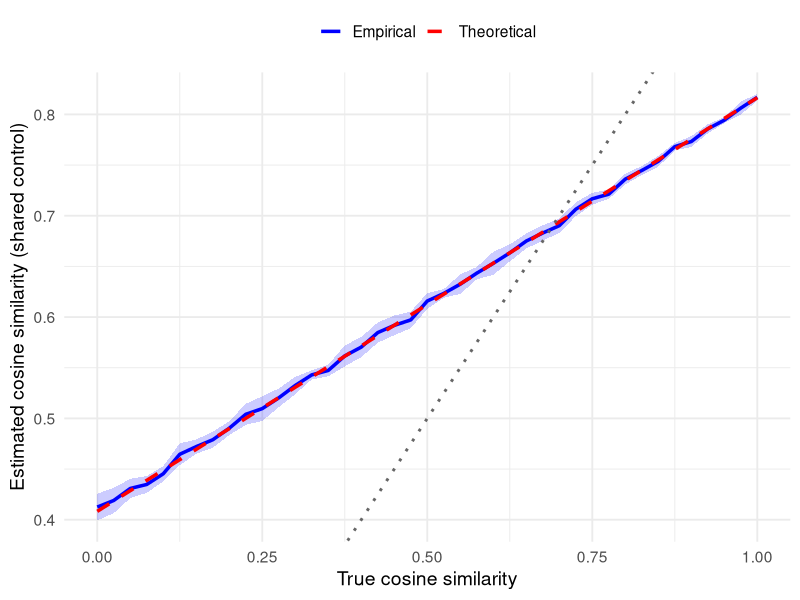
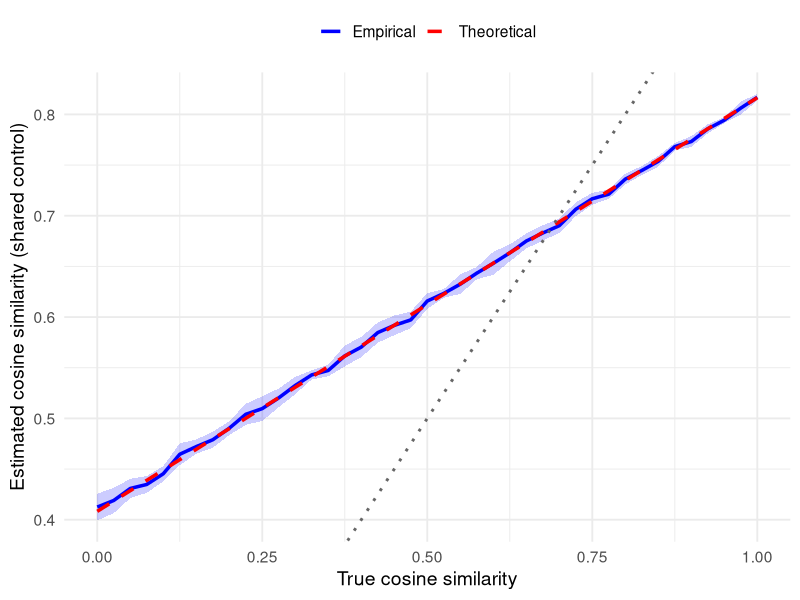

Recreate these plots in R, in order.
set.seed(1)

n_0 <- 5000
n_1 <- 5000
d <- 5000

alphas <- seq(0, 1, by = 0.025)
n_rep <- 10

cosine_similarity <- function(x, y) {
  sum(x * y) / (sqrt(sum(x^2)) * sqrt(sum(y^2)))
}

actual_mean <- numeric(length(alphas))
actual_sd <- numeric(length(alphas))
theoretical <- numeric(length(alphas))

c <- d / n_0
r1 <- 1
r2 <- 1

for (i in seq_along(alphas)) {
  alpha <- alphas[i]
  
  sims <- numeric(n_rep)
  
  for (rep in 1:n_rep) {
    C <- rnorm(d, sd = 1 / sqrt(n_0))
    
    P <- rnorm(d, sd = 1 / sqrt(n_1))
    P[1] <- 1 + P[1]
    
    mu_tilde <- rep(0, d)
    mu_tilde[1] <- alpha
    mu_tilde[2] <- sqrt(1 - alpha^2)
    
    sims[rep] <- cosine_similarity(P - C, mu_tilde - C)
  }
  
  actual_mean[i] <- mean(sims)
  actual_sd[i] <- sd(sims)
  
  kappa <- alpha
  theoretical[i] <- (kappa + c) / sqrt((r1^2 + 2 * c) * (r2^2 + c))
}


library(ggplot2)

# Put everything in a data frame
df <- data.frame(
  alpha = alphas,
  actual_mean = actual_mean,
  actual_sd = actual_sd,
  theoretical = theoretical
)

p <- ggplot(df, aes(x = alpha)) +
  
  # SD ribbon
  geom_ribbon(
    aes(ymin = actual_mean - actual_sd,
        ymax = actual_mean + actual_sd),
    fill = "blue",
    alpha = 0.2
  ) +
  
  # Empirical mean
  geom_line(
    aes(y = actual_mean, color = "Empirical"),
    linewidth = 1.2
  ) +
  
  # Theoretical
  geom_line(
    aes(y = theoretical, color = "Theoretical"),
    linewidth = 1.2,
    linetype = "dashed"
  ) +
  
  # y = x line
  geom_abline(
    slope = 1,
    intercept = 0,
    color = "gray40",
    linetype = "dotted",
    linewidth = 1
  ) +
  
  scale_color_manual(
    values = c("Empirical" = "blue", "Theoretical" = "red")
  ) +
  
  labs(
    x = "True cosine similarity",
    y = "Estimated cosine similarity (shared control)",
    color = NULL
  ) +
  
  theme_minimal(base_size = 14) +
  theme(
    legend.position = "top"
  )


p

#Save to fig

ggsave(p, filename="../fig/theory_cosine.png",
       width=4.61, height=4.52)
